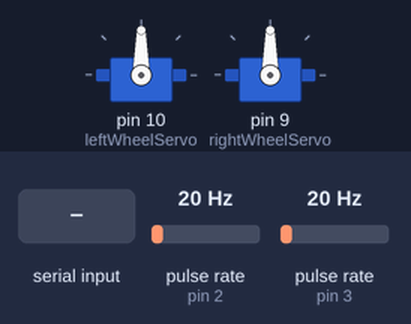
Simulated run of this sketch. Board: Arduino Uno, built with avr-gcc and run on an emulated ATmega328P. Shown: 2 × servo. Wiring (inferred from the names in the program): 2 × pulse sensor: data pin 2 / data pin 3. The inputs (shaded band) are chosen by the test bench; at power-on: pulse rate (sensors on pin 2, pin 3) 20 Hz. What the sketch prints to the serial monitor is not drawn.

Above: at 1.2 s.
1.3 s: "F\n" received over Serial
At 2.4 s:
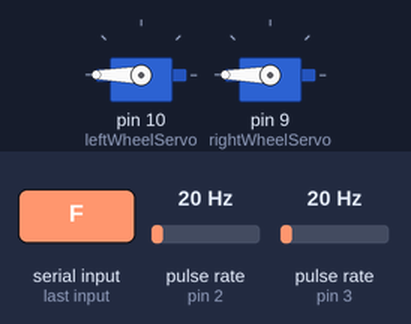
4.0 s: "B\n" received over Serial
At 5.1 s:
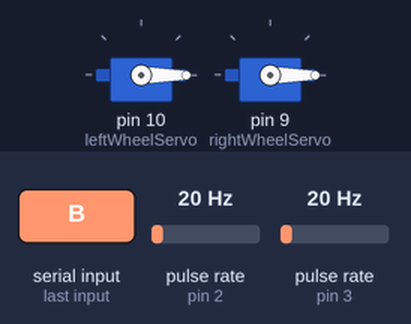
6.7 s: "R\n" received over Serial
At 7.8 s:
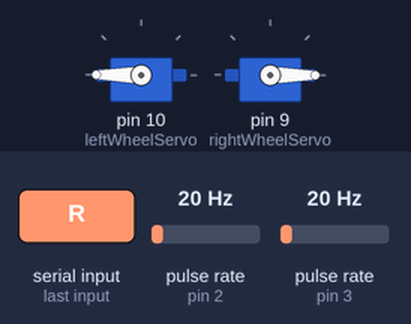
9.4 s: "L\n" received over Serial
At 10.5 s:
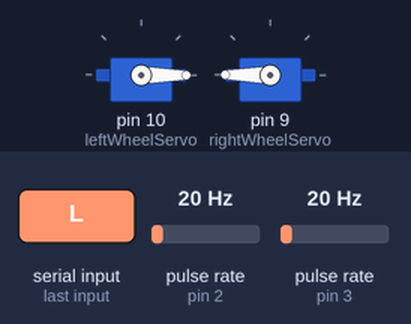
Timing chart, 0 to 12.4 s (numbered marks = the images above; inputs shaded):
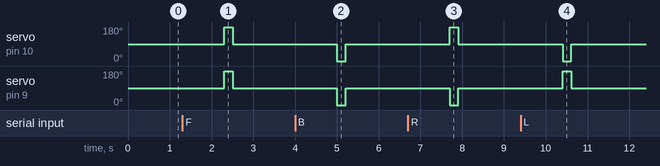

The sketch:

PID-Test.ino
```cpp
// Module name - T6_PID-Test.ino
// Module Description -
//
//Bsed on interrupt code by J. Richardson
//Author - C.Samarakoon
//Created - 14/11/2016
//Modified - 14/11/2016

#include<Servo.h>
//#include<String.h>

Servo leftWheelServo; //Right
Servo rightWheelServo; //Left

//#define leftSensorPin_I 3
//#define rightSensorPin_I 2
#define ppr 192
#define radius 10

#define leftSensorPin_I 2
#define rightSensorPin_I 3
#define leftPWMPin_O 10
#define rightPWMPin_O 9

bool Ltoggle = false;
int LStart = 0;
int LEnd = 0;
float LSpeed = 0.0;
int Lperiod = 0;

bool Rtoggle = false;
int RStart = 0;
int REnd = 0;
float RSpeed = 0.0;
int Rperiod = 0;

const unsigned int maxRPM = 150;
const unsigned int wheelCircum = 785; //mm (Wheel diameter is 25cm)
//const unsigned int pulsesPerRevolution = 192;
const float pidPeriod = 200; //ms

bool interToggle = false;

volatile int speedval = 90;
volatile int timerCount = 0;

float leftKp  = 0.1;
float leftKi  = 0.7;
float rightKp = 0.1;
float rightKi = 0.7;

volatile int leftPulseCount  = 0;
volatile int rightPulseCount = 0;

volatile int leftSensorDistanceCount = 0;
volatile int rightSensorDistanceCount = 0;

volatile int leftError = 0;
volatile int rightError = 0;

volatile int leftLastError = 0;
volatile int rightLastError = 0;

volatile int leftOffset = 0;
volatile int rightOffset = 0;

volatile int desiredSpeed = 60;

volatile int desiredLeftPIDCount = 0;
volatile int desiredRightPIDCount = 0;

boolean leftDirection = 0; // 0 - forward, 1 - backward
boolean rightDirection = 0; // 0 - forward, 1 - backward

char serialCommand = 0;
int serialValue= 0;

int timercount=0;

float vLeft = 0;
float vRight = 0;
int speedOffset = 90; //offset from 90*
int dist = 0;
char dir = 0;
char cmdState = 1;
String inputBuffer = "";

void serialFlush(){
  while(Serial.available() > 0) {
    char t = Serial.read();
  }
}

void setup() {
  // put your setup code here, to run once:

  Serial.begin(115200);

  // Set up hardware interrupts
  attachInterrupt(digitalPinToInterrupt(leftSensorPin_I) , leftSensorISR , CHANGE);
  attachInterrupt(digitalPinToInterrupt(rightSensorPin_I), rightSensorISR, CHANGE);

  leftWheelServo.attach(10);
  rightWheelServo.attach(9);

  leftWheelServo.write(90);
  rightWheelServo.write(90);

  //pinMode(rightSensorPin_I, INPUT);
  //pinMode(leftSensorPin_I, INPUT);

  // Set up timer interrupt
  TCCR2A = 0;
  TCCR2B = 0;
  TCNT2 = 0;

  OCR2A = 124; // Compare value

  TCCR2A |= (1 << WGM21); // CTC mode
  TCCR2B |= (1 << CS22) | (1 << CS21) | (1 << CS20); // 1024 prescaler
  TIMSK2 |= (1 << OCIE2A);
}

//
// Hardware Interrupts for counting rotary encoder pulses
//

void leftSensorISR () {
  leftPulseCount ++;
  leftSensorDistanceCount ++;
}

void rightSensorISR () {

  rightPulseCount ++;
  rightSensorDistanceCount ++;
}


ISR(TIMER2_COMPA_vect) {

  sei(); //Re-enable all interrupts

  if (timerCount > 24){ //63.9ms
    LSpeed = ((60000/pidPeriod)*leftPulseCount/ppr);
    RSpeed = ((60000/pidPeriod)*rightPulseCount/ppr);

    leftError = desiredLeftPIDCount - leftPulseCount;
    rightError = desiredRightPIDCount - rightPulseCount;

    leftOffset  += (leftKp  * (leftError  - leftLastError )) + (leftKi  * leftError );
    rightOffset += (rightKp * (rightError - rightLastError)) + (rightKi * rightError);

    leftLastError = leftError;
    rightLastError = rightError;

    leftPulseCount = 0;
    rightPulseCount = 0;

    leftOffset = constrain(leftOffset, 0, 90 - (leftDirection * 30)); // If forwards, then 0-90. If backwards, then 0-60
    rightOffset = constrain(rightOffset, 0, 90 - (rightDirection * 30));

    if (leftDirection == 0){
      leftWheelServo.write(90 + leftOffset);
    } else {
      leftWheelServo.write(90 - leftOffset);
    }
    if (rightDirection == 0){
      rightWheelServo.write(90 + rightOffset);
    } else {
      rightWheelServo.write(90 - rightOffset);
    }

    timerCount = 0;
    //cmdState = 1;
    //Serial.println(cmdState, DEC);

  } else {
    timerCount++;
  }
}

// Set Speed function - sets the forward/reverse speed in rpm - not intended to be used in normal operation, only for testing
void setSpeed (int speed) {
  if ((speed >= 0) && (speed <= maxRPM)) {
    desiredSpeed = speed;
  } else {
    desiredSpeed = 0;
    Serial.print("Error, invalid speed set. Speed must be between 0 and ");
    Serial.println(maxRPM);
  }
}

char motorActuator(int dir, int dist){
  int sRight = 0;
  int sLeft = 0;
  int tDelay = 0;

  //Serial.print("Setting servo to ");
  if ((dir>0) && (dir<5)){
    switch (dir) {
      case 1: //Forward
        sRight = 90+speedOffset;
        sLeft = 90+speedOffset;
        tDelay = 2000;
        break;
      case 2: //Reverse
        sRight = 90-speedOffset;
        sLeft = 90-speedOffset;
        tDelay = 2000;
        break;
      case 3: //Left
        sRight = 90+(speedOffset);
        sLeft = 90-(speedOffset);
        tDelay = 1000;
        break;
      case 4: //Right
        sRight = 90-(speedOffset);
        sLeft = 90+(speedOffset);
        tDelay = 1000;
        break;

      desiredLeftPIDCount = (desiredSpeed / (float)60) * ppr / (float)(1000 / pidPeriod);
      desiredRightPIDCount = (desiredSpeed/ (float)60) * ppr / (float)(1000 / pidPeriod);
    }
  } else {
      cmdState = 5;
      return 5;
  }

  cmdState = 2;
  //Serial.println("2"); //setting motor
  leftWheelServo.write(sRight);
  rightWheelServo.write(sLeft);
  // delay(tDelay);
  // leftWheelServo.write(90);
  // rightWheelServo.write(90);
  // return 0;
}

void sendPlotData(String seriesName, float data)
{
  Serial.print("{");
  Serial.print(seriesName);
  Serial.print(",T,");
  Serial.print(data);
  Serial.println("}");
}

void loop() {
  // put your main code here, to run repeatedly:
  //delay(3000);
  //motorActuator(1, dist);

  if (Serial.available() > 0) {
      dist = 0;
      dir = 0;
      inputBuffer = "";
      //Serial.print("Data Rec...");
      //Serial.println("3");  //data recieved
      inputBuffer = Serial.readStringUntil('/n');
      //Serial.println(inputBuffer);
      switch (inputBuffer[0]) {
        case 70: // char F
          dir = 1;
          cmdState = 3;
          break;
        case 66: // char B
          dir = 2;
          cmdState = 3;
          break;
        case 82: // char L
          dir = 3;
          cmdState = 3;
          break;
        case 76: // char R
          dir = 4;
          cmdState = 3;
          break;
        case 88: //char X or halt
          cmdState = 3;
          leftWheelServo.write(90);
          rightWheelServo.write(90);
          cmdState = 1;
      }
      serialFlush();
      timerCount = 0;
      if (cmdState == 3) {
        //Serial.println(dir);
        motorActuator(dir, dist);
      }
  }
  Serial.print(LSpeed);
  Serial.print(" ");
  Serial.print(RSpeed);
  Serial.print(" ");
  Serial.print(leftPulseCount);
  Serial.print(" ");
  Serial.print(rightPulseCount);
  Serial.print('\r');
  Serial.print('\n');

  //Serial.print("%f %f %u %u %u %u\r", LSpeed, RSpeed,0,0,0,0);
}
```

Measured:
- after the input at 1.3 s, servo on pin 10 (leftWheelServo), servo on pin 9 (rightWheelServo): 90° → 180° after 1.0 s, → 90° 0.20 s later
- after the input at 4.0 s, servo on pin 10 (leftWheelServo), servo on pin 9 (rightWheelServo): 90° → 0° after 1.0 s, → 90° 0.21 s later
- after the input at 6.7 s, servo on pin 10 (leftWheelServo): 90° → 180° after 1.0 s, → 90° 0.20 s later; servo on pin 9 (rightWheelServo): 90° → 0° after 1.0 s, → 90° 0.20 s later
- after the input at 9.4 s, servo on pin 10 (leftWheelServo): 90° → 0° after 1.0 s, → 90° 0.21 s later; servo on pin 9 (rightWheelServo): 90° → 180° after 1.0 s, → 90° 0.21 s later
